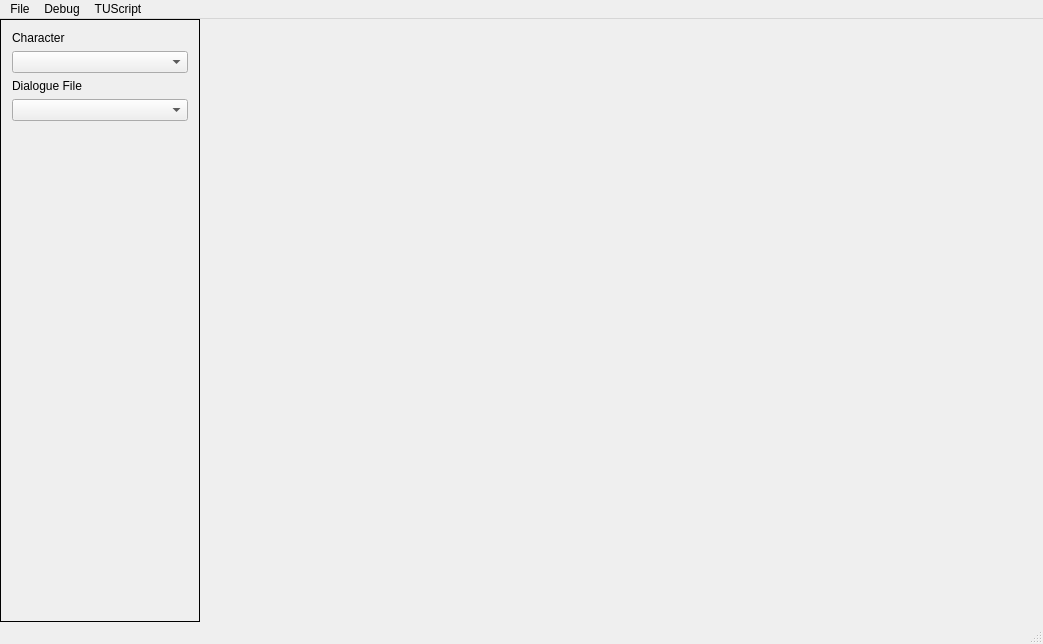
<?xml version="1.0" encoding="UTF-8"?>
<ui version="4.0">
 <class>NiirdPadClass</class>
 <widget class="QMainWindow" name="NiirdPadClass">
  <property name="geometry">
   <rect>
    <x>0</x>
    <y>0</y>
    <width>1043</width>
    <height>644</height>
   </rect>
  </property>
  <property name="windowTitle">
   <string>NiirdPad</string>
  </property>
  <property name="windowIcon">
   <iconset resource="NiirdPad.qrc">
    <normaloff>:/NiirdPad/Resources/Icon2.ico</normaloff>:/NiirdPad/Resources/Icon2.ico</iconset>
  </property>
  <widget class="QWidget" name="centralWidget">
   <layout class="QHBoxLayout" name="horizontalLayout">
    <property name="spacing">
     <number>0</number>
    </property>
    <property name="leftMargin">
     <number>0</number>
    </property>
    <property name="topMargin">
     <number>0</number>
    </property>
    <property name="rightMargin">
     <number>0</number>
    </property>
    <property name="bottomMargin">
     <number>0</number>
    </property>
    <item>
     <widget class="QFrame" name="frame">
      <property name="sizePolicy">
       <sizepolicy hsizetype="Minimum" vsizetype="Preferred">
        <horstretch>4</horstretch>
        <verstretch>0</verstretch>
       </sizepolicy>
      </property>
      <property name="minimumSize">
       <size>
        <width>200</width>
        <height>0</height>
       </size>
      </property>
      <property name="maximumSize">
       <size>
        <width>16777215</width>
        <height>16777215</height>
       </size>
      </property>
      <property name="sizeIncrement">
       <size>
        <width>0</width>
        <height>0</height>
       </size>
      </property>
      <property name="frameShape">
       <enum>QFrame::Box</enum>
      </property>
      <property name="frameShadow">
       <enum>QFrame::Plain</enum>
      </property>
      <layout class="QVBoxLayout" name="verticalLayout">
       <item>
        <widget class="QLabel" name="label">
         <property name="text">
          <string>Character</string>
         </property>
        </widget>
       </item>
       <item>
        <widget class="QComboBox" name="cmbCharacter"/>
       </item>
       <item>
        <widget class="QLabel" name="label_2">
         <property name="text">
          <string>Dialogue File</string>
         </property>
        </widget>
       </item>
       <item>
        <widget class="QComboBox" name="cmbDiag"/>
       </item>
       <item>
        <spacer name="verticalSpacer">
         <property name="orientation">
          <enum>Qt::Vertical</enum>
         </property>
         <property name="sizeHint" stdset="0">
          <size>
           <width>20</width>
           <height>40</height>
          </size>
         </property>
        </spacer>
       </item>
      </layout>
     </widget>
    </item>
    <item>
     <widget class="QNodeView" name="widget" native="true">
      <property name="sizePolicy">
       <sizepolicy hsizetype="Preferred" vsizetype="Preferred">
        <horstretch>20</horstretch>
        <verstretch>0</verstretch>
       </sizepolicy>
      </property>
     </widget>
    </item>
   </layout>
  </widget>
  <widget class="QMenuBar" name="menuBar">
   <property name="geometry">
    <rect>
     <x>0</x>
     <y>0</y>
     <width>1043</width>
     <height>21</height>
    </rect>
   </property>
   <widget class="QMenu" name="menuFile">
    <property name="title">
     <string>File</string>
    </property>
    <addaction name="actionNew_Project"/>
    <addaction name="actionOpen"/>
    <addaction name="separator"/>
    <addaction name="actionSave"/>
    <addaction name="actionSave_As"/>
    <addaction name="separator"/>
    <addaction name="actionImportProject"/>
    <addaction name="actionExport_Project"/>
   </widget>
   <widget class="QMenu" name="menuDebug">
    <property name="title">
     <string>Debug</string>
    </property>
    <widget class="QMenu" name="menuEdit_Reference_Window">
     <property name="title">
      <string>Edit Reference Window</string>
     </property>
     <addaction name="actionEditReferenceWindowNew"/>
     <addaction name="actionEditReferenceWindowEdit"/>
    </widget>
    <widget class="QMenu" name="menuEditScriptWindow">
     <property name="title">
      <string>Edit Script Window</string>
     </property>
     <addaction name="actionEditScriptWindowOption"/>
     <addaction name="actionEditScriptWindowDialogue"/>
    </widget>
    <addaction name="menuEdit_Reference_Window"/>
    <addaction name="menuEditScriptWindow"/>
    <addaction name="actionDump_Reference_Database"/>
   </widget>
   <widget class="QMenu" name="menuTUScript">
    <property name="title">
     <string>TUScript</string>
    </property>
    <addaction name="actionDatabase"/>
    <addaction name="actionReload_2"/>
    <addaction name="actionReload"/>
   </widget>
   <addaction name="menuFile"/>
   <addaction name="menuDebug"/>
   <addaction name="menuTUScript"/>
  </widget>
  <widget class="QStatusBar" name="statusBar"/>
  <action name="actionNew_Project">
   <property name="text">
    <string>x New</string>
   </property>
  </action>
  <action name="actionNew_File">
   <property name="text">
    <string>New File</string>
   </property>
  </action>
  <action name="actionOpen">
   <property name="text">
    <string>Open...</string>
   </property>
  </action>
  <action name="actionSave">
   <property name="text">
    <string>Save</string>
   </property>
  </action>
  <action name="actionSave_As">
   <property name="text">
    <string>Save As...</string>
   </property>
  </action>
  <action name="actionImportProject">
   <property name="enabled">
    <bool>false</bool>
   </property>
   <property name="text">
    <string>Import Project...</string>
   </property>
  </action>
  <action name="actionExport_Project">
   <property name="text">
    <string>x Export Project...</string>
   </property>
  </action>
  <action name="actionEditReferenceWindowNew">
   <property name="text">
    <string>New</string>
   </property>
  </action>
  <action name="actionEditReferenceWindowEdit">
   <property name="text">
    <string>Edit</string>
   </property>
  </action>
  <action name="actionImportConsole">
   <property name="text">
    <string>Import Console</string>
   </property>
  </action>
  <action name="actionReference">
   <property name="text">
    <string>Syntax Reference</string>
   </property>
  </action>
  <action name="actionDatabase">
   <property name="text">
    <string>x View Database</string>
   </property>
  </action>
  <action name="actionReload">
   <property name="text">
    <string>x Reload From File</string>
   </property>
  </action>
  <action name="actionReload_2">
   <property name="text">
    <string>x Reload</string>
   </property>
  </action>
  <action name="actionEditScriptWindow_Dialogue">
   <property name="text">
    <string>Dialogue Fragment</string>
   </property>
  </action>
  <action name="actionEditScriptWindowDialogue">
   <property name="text">
    <string>Dialogue Fragment</string>
   </property>
  </action>
  <action name="actionEditScriptWindowOption">
   <property name="text">
    <string>Option Fragment</string>
   </property>
  </action>
  <action name="actionDump_Reference_Database">
   <property name="text">
    <string>Dump Reference Database For Current File</string>
   </property>
  </action>
 </widget>
 <layoutdefault spacing="6" margin="11"/>
 <customwidgets>
  <customwidget>
   <class>QNodeView</class>
   <extends>QWidget</extends>
   <header>QNodeView.h</header>
   <container>1</container>
  </customwidget>
 </customwidgets>
 <resources>
  <include location="NiirdPad.qrc"/>
 </resources>
 <connections/>
</ui>
